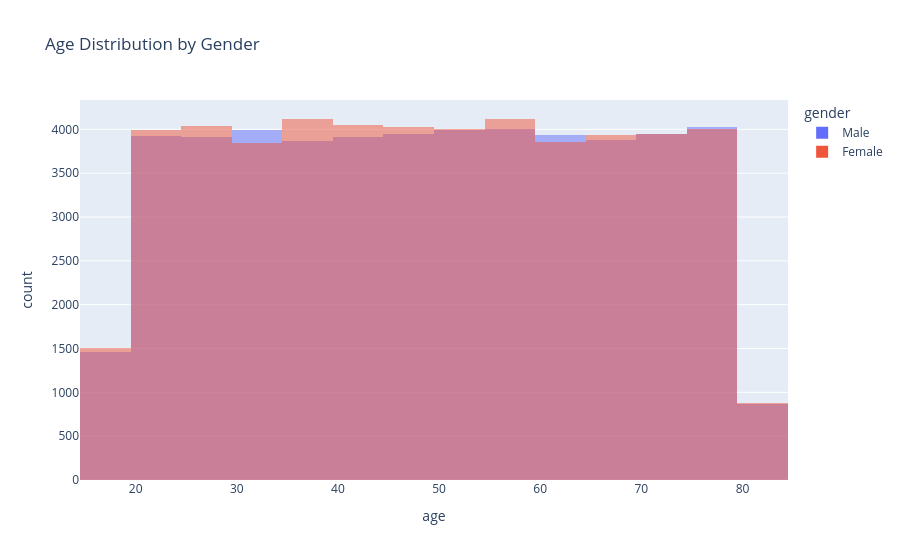

Notebook code cell kept with this figure:
### Code cell
fig = px.histogram(
    customers,
    x="age",
    color="gender",
    nbins=20,
    barmode="overlay",
    title="Age Distribution by Gender"
)

fig.show()

### Figure 1 — Plotly figure (JSON) as saved in the notebook; plotly's stock layout.template omitted (floating-point values rounded to 4 significant figures; data arrays with more than 128 entries replaced by an {"elided": "..."} marker saying what was removed)
{"data": [{"bingroup": "x", "hovertemplate": "gender=Male<br>age=%{x}<br>count=%{y}<extra></extra>", "legendgroup": "Male", "marker": {"color": "#636efa", "opacity": 0.5, "pattern": {"shape": ""}}, "name": "Male", "nbinsx": 20, "orientation": "v", "showlegend": true, "type": "histogram", "x": {"elided": "49676 int values"}, "xaxis": "x", "yaxis": "y"}, {"bingroup": "x", "hovertemplate": "gender=Female<br>age=%{x}<br>count=%{y}<extra></extra>", "legendgroup": "Female", "marker": {"color": "#EF553B", "opacity": 0.5, "pattern": {"shape": ""}}, "name": "Female", "nbinsx": 20, "orientation": "v", "showlegend": true, "type": "histogram", "x": {"elided": "50324 int values"}, "xaxis": "x", "yaxis": "y"}], "layout": {"barmode": "overlay", "legend": {"title": {"text": "gender"}, "tracegroupgap": 0}, "title": {"text": "Age Distribution by Gender"}, "xaxis": {"anchor": "y", "domain": [0, 1], "title": {"text": "age"}}, "yaxis": {"anchor": "x", "domain": [0, 1], "title": {"text": "count"}}}}
